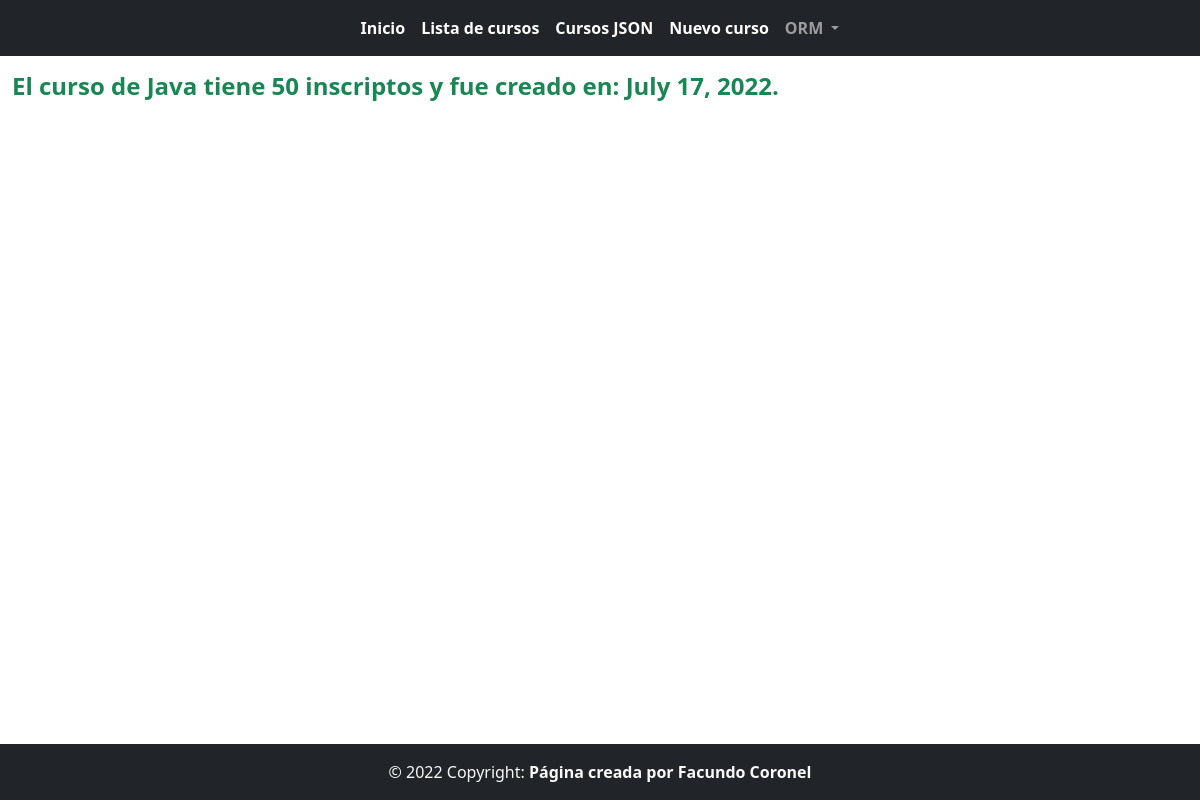
Screenshot of /cursoORM/Java with the database file from the repository.
### myapp/models.py (models this page shows)
class Curso (models.Model):
    nombre = models.CharField(max_length=100)
    inscriptos = models.IntegerField()
    creado = models.DateField(auto_now_add=True)
    actualizado = models.DateField(auto_now=True)

### myapp/views.py (the view)
# urls.py: path("cursoORM/<str:nombre_curso>", views.cursoORM, name="cursoORM"),
def cursoORM(request, nombre_curso):
    try:
        curso = Curso.objects.get(nombre=nombre_curso)
    except Curso.DoesNotExist:
        raise Http404
    context = {"curso":curso}
    return render(request, "myapp/cursoORM.html", context)

### myapp/templates/myapp/cursoORM.html
{% extends "myapp/header.html" %}
{% block content %}
<h4 class="fw-bold text-success mt-3">El curso de {{curso.nombre}} tiene {{curso.inscriptos}} inscriptos y fue creado en: {{curso.creado}}.
</h4>
{% endblock %}

### rows the page displays
Curso: nombre "Java", inscriptos "50", creado "July 17, 2022"
